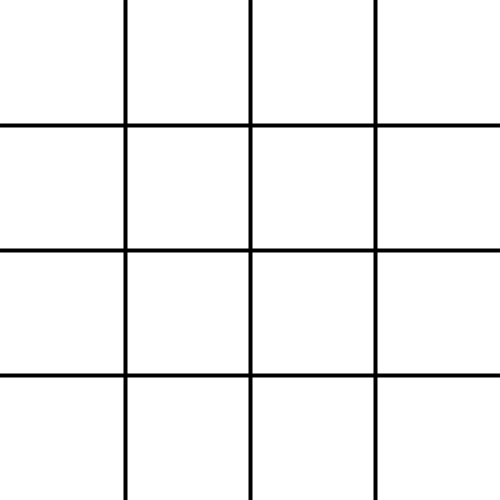
Frame 1 (no input)
Frame 60 (the mouse pressed at the canvas centre just before this capture): identical to frame 1, image omitted
Frame 120 (the mouse held since frame 60 and released just before this capture): identical to frame 1, image omitted

The Processing sketch that drew this single still picture (run headless with seeded random() and noise(); from frame 60 on, the mouse is pressed at the canvas centre):

// Processing sketch: TOPIC3_lab
// ── TOPIC3_lab.pde
int GRID_SIZE = 16; // How many cells will we create in our grid. 

// This array will hold the color number 
// for each of the grid cells
int[] gridCellColors = new int[GRID_SIZE];

// This array will indicate if the user has 
// clicked on the corresponding grid
int[] gridCellChoices = new int[GRID_SIZE];

int USER_COLOR = -1; // initially the user does not have a colour choice

int moves = 0; // the number of moves or clicks the user has made. 

int TOTAL_RED = 0; // total red color cells
int TOTAL_GREEN = 0; // total blue color cells. 

boolean keepPlaying = true; // controls game play. 
void setup()
{
  // Please put your student ID number here in the 
  // title of the surface panel. 
  surface.setTitle("Topic 3 Student ID 21397613");
  // setup function.
  // Here we setup our output environment.
  // Some of these variables can be changed later in our code.
  size(500, 500); // size of our image or panel
  stroke(0, 0, 0); // color of drawn objects = black
  strokeWeight(4); // weight of the line around objects.
  background(255, 255, 255); // white background
  
  line(width*0.25, 0, width*0.25, height); //25% the width
  line(width*0.5, 0, width*0.5, height);  // 50% the width
  line(width*0.75, 0, width*0.75, height); // 75% the height

  line(0, height*0.25, width, height*0.25); //25% height
  line(0, height*0.5, width, height*0.5); // middle
  line(0, height*0.75, width, height*0.75); //75% height

// This should be before the closing curly backet for the setup function
  keepPlaying = true; // controls game play. 
  TOTAL_RED = 0;
  TOTAL_GREEN = 0;

  // we are going to assign a color (red, green  )
  // to each grid cell. Let's give these our own special code.
  // 0 is red, 1 is green.

  // Now let's randomly fill the gridCellColors array

  for (int i = 0; i < gridCellColors.length; i++)
  {
    gridCellColors[i] = (int)random(0, 2); // random number 0, 1, when cast to int.

    if (gridCellColors[i] == 0)
      TOTAL_RED++;
    else if (gridCellColors[i] == 1)
      TOTAL_GREEN++;

    gridCellChoices[i] = -1; // The user has not chosen this cell yet.
    // so we assign the value of -1 to every cell. This is like a 
    // default value. 
  }
  moves = 0; // number of moves or clicks by the user starts at zero
  USER_COLOR  = -1; // user is not assigned any color yet. 

  println("TOTAL RED = "+ TOTAL_RED);
  println("TOTAL GREEN = "+ TOTAL_GREEN);
  
  float probRedChoice = (float)TOTAL_RED/GRID_SIZE;
  float probGreenChoice = (float)TOTAL_GREEN/GRID_SIZE;
  
  println("Probability of RED on 1st click "+ probRedChoice);
  println("Probability of GREEN on 1st click "+ probGreenChoice);
} // end setup

void draw()
{
}
void mouseClicked()
{
    if (keepPlaying == true) // continue to play
    {
      colorTheClickedGridCell(mouseX, mouseY);
      if (moves == 0) // the first cell click
      {
        // find the only non -1 in the array 
        // that's the user color. 
        for (int i = 0; i < gridCellChoices.length; i++)
        {
          if (gridCellChoices[i] != -1)
          {
           USER_COLOR =  gridCellChoices[i]; // this is now the user color
           // this is either red (0) or green (1) 
          }
        }
      }
      moves++; // next move.
      //now print out the probabilities
      calculateProbabilities(USER_COLOR);
      
      if (checkIfGameOver())
      {
        textSize(70);
        fill(0, 0, 0);
        text("You Lose!", 10, height/2); 
        keepPlaying = false; // don't allow more clicks. 
      }
      // We allow the user to match 3 colors OR 
      // all of their assigned color. 
      if (checkIfUserHasWon(USER_COLOR, 3))
      {
        textSize(70);
        fill(0, 0, 0);
        text("You Win :-)", 10, height/2);       
        keepPlaying = false; // don't allow more clicks. 
      }
    } // end of if statement 
} //end of mouseClicked()

void colorTheClickedGridCell(float xCoord, float yCoord)
{
  if ((xCoord >= 0) && (xCoord <= 0.25*width) && (yCoord >= 0) && (yCoord <= 0.25*height))
  {
    println("Grid Cell 0");
    if (gridCellColors[0] == 0)  
    {  
      fill(255,0,0); // this cell must be red
      gridCellChoices[0] = 0; // the user choice is red for this cell
    }
    if (gridCellColors[0] == 1)  
    {  
      fill(0,255,0); // This cell must be green
      gridCellChoices[0] = 1; // the user choice is green for this cell  
    }
      
    // now draw the rectangle. Processing will use the fill color. 
    
    rect(0, 0, 0.25*width, 0.25*height);
    
  } else if ((xCoord > 0.25*width) && (xCoord <= 0.5*width) && (yCoord >= 0) && (yCoord <= 0.25*height))
  {
    println("Grid Cell 1");
    if (gridCellColors[1] == 0)  
    {  
      fill(255,0,0); // this cell must be red
      gridCellChoices[1] = 0; // the user choice is red for this cell
    }
    if (gridCellColors[1] == 1)  
    {  
      fill(0,255,0); // This cell must be green
      gridCellChoices[1] = 1; // the user choice is green for this cell  
    }
    // now draw the rectangle. Processing will use the fill color. 
        
    rect(0.25*width, 0, 0.25*width, 0.25*height);    
    
    
  } else if ((xCoord > 0.5*width) && (xCoord <= 0.75*width) && (yCoord >= 0) && (yCoord <= 0.25*height))
  {
    println("Grid Cell 2");
    if (gridCellColors[2] == 0)  
    {  
      fill(255,0,0); // this cell must be red
      gridCellChoices[2] = 0; // the user choice is red for this cell
    }
    if (gridCellColors[2] == 1)  
    {  
      fill(0,255,0); // This cell must be green
      gridCellChoices[2] = 1; // the user choice is green for this cell  
    }
    // now draw the rectangle. Processing will use the fill color. 
    
    rect(0.5*width, 0, 0.25*width, 0.25*height);    
    
  } else if ((xCoord > 0.75*width) && (xCoord <= width) && (yCoord >= 0) && (yCoord <= 0.25*height))
  {
    println("Grid Cell 3");
    if (gridCellColors[3] == 0)  
    {  
      fill(255,0,0); // this cell must be red
      gridCellChoices[3] = 0; // the user choice is red for this cell
    }
    if (gridCellColors[3] == 1)  
    {  
      fill(0,255,0); // This cell must be green
      gridCellChoices[3] = 1; // the user choice is green for this cell  
    }
    // now draw the rectangle. Processing will use the fill color. 
    
    rect(0.75*width, 0, 0.25*width, 0.25*height);
    
  } else if ((xCoord >= 0) && (xCoord <= 0.25*width) && (yCoord > 0.25) && (yCoord <= 0.5*height))
  {
    println("Grid Cell 4");
    if (gridCellColors[4] == 0)  
    {  
      fill(255,0,0); // this cell must be red
      gridCellChoices[4] = 0; // the user choice is red for this cell
    }
    if (gridCellColors[4] == 1)  
    {  
      fill(0,255,0); // This cell must be green
      gridCellChoices[4] = 1; // the user choice is green for this cell  
    }
    // now draw the rectangle. Processing will use the fill color. 
    
    rect(0, 0.25*height, 0.25*width, 0.25*height);
    
  } else if ((xCoord > 0.25*width) && (xCoord <= 0.5*width) && (yCoord > 0.25) && (yCoord <= 0.5*height))
  {
    println("Grid Cell 5");
    if (gridCellColors[5] == 0)  
    {  
      fill(255,0,0); // this cell must be red
      gridCellChoices[5] = 0; // the user choice is red for this cell
    }
    if (gridCellColors[5] == 1)  
    {  
      fill(0,255,0); // This cell must be green
      gridCellChoices[5] = 1; // the user choice is green for this cell  
    }
    // now draw the rectangle. Processing will use the fill color. 
        
    rect(0.25*width, 0.25*height, 0.25*width, 0.25*height);
    
  } else if ((xCoord > 0.5*width) && (xCoord <= 0.75*width) && (yCoord > 0.25) && (yCoord <= 0.5*height))
  {
    println("Grid Cell 6");
    if (gridCellColors[6] == 0)  
    {  
      fill(255,0,0); // this cell must be red
      gridCellChoices[6] = 0; // the user choice is red for this cell
    }
    if (gridCellColors[6] == 1)  
    {  
      fill(0,255,0); // This cell must be green
      gridCellChoices[6] = 1; // the user choice is green for this cell  
    }
    // now draw the rectangle. Processing will use the fill color. 
    
    rect(0.5*width, 0.25*height, 0.25*width, 0.25*height);
    
  } else if ((xCoord > 0.75*width) && (xCoord <= width) && (yCoord > 0.25) && (yCoord <= 0.5*height))
  {
    println("Grid Cell 7");
    if (gridCellColors[7] == 0)  
    {  
      fill(255,0,0); // this cell must be red
      gridCellChoices[7] = 0; // the user choice is red for this cell
    }
    if (gridCellColors[7] == 1)  
    {  
      fill(0,255,0); // This cell must be green
      gridCellChoices[7] = 1; // the user choice is green for this cell  
    }
    // now draw the rectangle. Processing will use the fill color. 
    
    rect(0.75*width, 0.25*height, 0.25*width, 0.25*height);
  } else if ((xCoord >= 0) && (xCoord <= 0.25*width) && (yCoord > 0.5) && (yCoord <= 0.75*height))
  {
    println("Grid Cell 8");
    if (gridCellColors[8] == 0)  
    {  
      fill(255,0,0); // this cell must be red
      gridCellChoices[8] = 0; // the user choice is red for this cell
    }
    if (gridCellColors[8] == 1)  
    {  
      fill(0,255,0); // This cell must be green
      gridCellChoices[8] = 1; // the user choice is green for this cell  
    }
    // now draw the rectangle. Processing will use the fill color. 
    
    rect(0, 0.5*height, 0.25*width, 0.25*height);
  } else if ((xCoord > 0.25*width) && (xCoord <= 0.5*width) && (yCoord > 0.5) && (yCoord <= 0.75*height))
  {
    println("Grid Cell 9");
    if (gridCellColors[9] == 0)  
    {  
      fill(255,0,0); // this cell must be red
      gridCellChoices[9] = 0; // the user choice is red for this cell
    }
    if (gridCellColors[9] == 1)  
    {  
      fill(0,255,0); // This cell must be green
      gridCellChoices[9] = 1; // the user choice is green for this cell  
    }
    // now draw the rectangle. Processing will use the fill color. 
    
    rect(0.25*width, 0.5*height, 0.25*width, 0.25*height);
  } else if ((xCoord > 0.5*width) && (xCoord <= 0.75*width) && (yCoord > 0.5) && (yCoord <= 0.75*height))
  {
    println("Grid Cell 10");
    if (gridCellColors[10] == 0)  
    {  
      fill(255,0,0); // this cell must be red
      gridCellChoices[10] = 0; // the user choice is red for this cell
    }
    if (gridCellColors[10] == 1)  
    {  
      fill(0,255,0); // This cell must be green
      gridCellChoices[10] = 1; // the user choice is green for this cell  
    }
    // now draw the rectangle. Processing will use the fill color. 
    
    rect(0.5*width, 0.5*height, 0.25*width, 0.25*height);
  } else if ((xCoord > 0.75*width) && (xCoord <= width) && (yCoord > 0.5) && (yCoord <= 0.75*height))
  {
    println("Grid Cell 11");
    if (gridCellColors[11] == 0)  
    {  
      fill(255,0,0); // this cell must be red
      gridCellChoices[11] = 0; // the user choice is red for this cell
    }
    if (gridCellColors[11] == 1)  
    {  
      fill(0,255,0); // This cell must be green
      gridCellChoices[11] = 1; // the user choice is green for this cell  
    }
    // now draw the rectangle. Processing will use the fill color. 
    
    rect(0.75*width, 0.5*height, 0.25*width, 0.25*height);
  } else if ((xCoord >= 0) && (xCoord <= 0.25*width) && (yCoord > 0.75) && (yCoord <= height))
  {
    println("Grid Cell 12");
    if (gridCellColors[12] == 0)  
    {  
      fill(255,0,0); // this cell must be red
      gridCellChoices[12] = 0; // the user choice is red for this cell
    }
    if (gridCellColors[12] == 1)  
    {  
      fill(0,255,0); // This cell must be green
      gridCellChoices[12] = 1; // the user choice is green for this cell  
    }
    // now draw the rectangle. Processing will use the fill color. 
    
    rect(0, 0.75*height, 0.25*width, 0.25*height);
  } else if ((xCoord > 0.25*width) && (xCoord <= 0.5*width) && (yCoord > 0.75) && (yCoord <= height))
  {
    println("Grid Cell 13");
    if (gridCellColors[13] == 0)  
    {  
      fill(255,0,0); // this cell must be red
      gridCellChoices[13] = 0; // the user choice is red for this cell
    }
    if (gridCellColors[13] == 1)  
    {  
      fill(0,255,0); // This cell must be green
      gridCellChoices[13] = 1; // the user choice is green for this cell  
    }
    // now draw the rectangle. Processing will use the fill color. 
    
    rect(0.25*width, 0.75*height, 0.25*width, 0.25*height);
  } else if ((xCoord > 0.5*width) && (xCoord <= 0.75*width) && (yCoord > 0.75) && (yCoord <= height))
  {
    println("Grid Cell 14");
    if (gridCellColors[14] == 0)  
    {  
      fill(255,0,0); // this cell must be red
      gridCellChoices[14] = 0; // the user choice is red for this cell
    }
    if (gridCellColors[14] == 1)  
    {  
      fill(0,255,0); // This cell must be green
      gridCellChoices[14] = 1; // the user choice is green for this cell  
    }
    // now draw the rectangle. Processing will use the fill color. 
    
    rect(0.5*width, 0.75*height, 0.25*width, 0.25*height);
  } else
  {
    println("Grid Cell 15");
    if (gridCellColors[15] == 0)  
    {  
      fill(255,0,0); // this cell must be red
      gridCellChoices[15] = 0; // the user choice is red for this cell
    }
    if (gridCellColors[15] == 1)  
    {  
      fill(0,255,0); // This cell must be green
      gridCellChoices[15] = 1; // the user choice is green for this cell  
    }
    // now draw the rectangle. Processing will use the fill color. 
    
    rect(0.75*width, 0.75*height, 0.25*width, 0.25*height);
  }
}
void keyPressed()
{
  if ((key == 'q') || (key == 'Q'))
  {
    setup();
  }
}
boolean checkIfGameOver()
{
  boolean gameOver = false;
  for (int i = 0; i < gridCellChoices.length; i++)
  {
    if ((gridCellChoices[i] != -1) && (gridCellChoices[i] != USER_COLOR))
    {
      gameOver = true;
    }
  }
  return gameOver;
}
boolean checkIfUserHasWon(int userColor, int matchTarget)
{
  int numberOfMatches = 0;
  boolean userHasWon = false;
  for (int i = 0; i < gridCellChoices.length; i++)
  {
    if ((gridCellChoices[i] != -1) && (gridCellChoices[i] == userColor))
    {
      numberOfMatches = numberOfMatches + 1;
    }
  }

  if ((numberOfMatches == TOTAL_RED) && (userColor == 0))
  {
    userHasWon = true;
  } 
  else if ((numberOfMatches == TOTAL_GREEN) && (userColor == 1))
  {
    userHasWon = true;
  }
  else if (numberOfMatches == matchTarget)
  {
    userHasWon = true;
  }

  return userHasWon;
} // end checkIfUserHasWon 
void calculateProbabilities(int USER_COLOR)
{
  // how many cells are already clicked and coloured
  int cellsClicked = 0; 
  for (int i = 0; i < gridCellChoices.length; i++)
  {
    if ((gridCellChoices[i] != -1) && (gridCellChoices[i] == USER_COLOR))
    {
      cellsClicked++;
    }
  }
  // now calculate the probability for each possible color.
  if (USER_COLOR == 0) // red
  {
    float probRed = (float)(TOTAL_RED - cellsClicked)/(GRID_SIZE - cellsClicked);
    println("The probability of next RED is " + probRed);
  }
  if (USER_COLOR == 1) // green
  {
    float probGreen = (float)(TOTAL_GREEN - cellsClicked)/(GRID_SIZE - cellsClicked);
    println("The probability of next GREEN is " + probGreen);
  }
} // end of calculateProbabilities.
